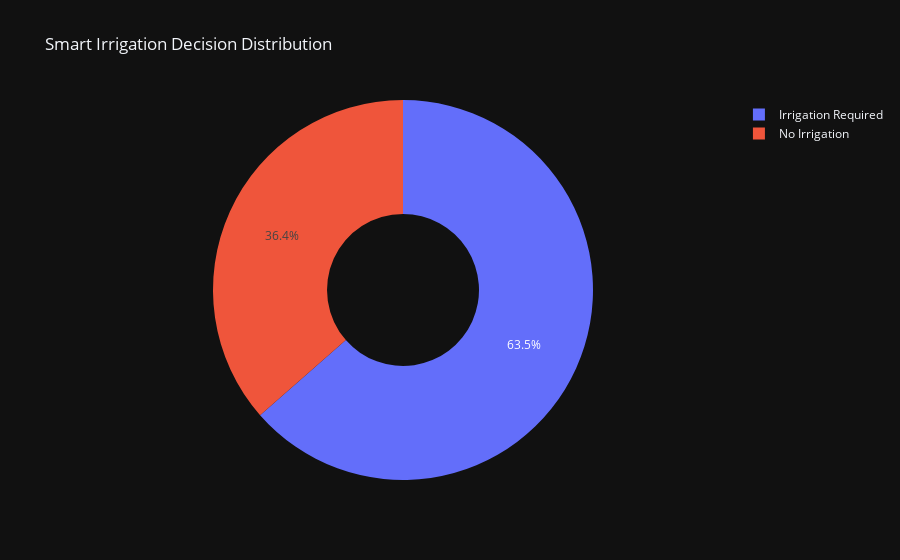

Here is the notebook cell this chart was saved with:
### Code cell
import plotly.express as px
import plotly.graph_objects as go

parcel_counts = irri["parcel_0"].value_counts().reset_index()
parcel_counts.columns = ["Irrigation", "Count"]

parcel_counts["Irrigation"] = parcel_counts["Irrigation"].map({
    0: "No Irrigation",
    1: "Irrigation Required"
})

fig = px.pie(
    parcel_counts,
    names="Irrigation",
    values="Count",
    
    title="Smart Irrigation Decision Distribution",
    hole=0.4,
    template = "plotly_dark"
)

fig.show()

### Figure 1 — Plotly figure (JSON) as saved in the notebook; plotly's stock layout.template omitted (floating-point values rounded to 4 significant figures)
{"data": [{"domain": {"x": [0, 1], "y": [0, 1]}, "hole": 0.4, "hovertemplate": "Irrigation=%{label}<br>Count=%{value}<extra></extra>", "labels": ["Irrigation Required", "No Irrigation"], "legendgroup": "", "name": "", "showlegend": true, "type": "pie", "values": [1271, 729]}], "layout": {"legend": {"tracegroupgap": 0}, "title": {"text": "Smart Irrigation Decision Distribution"}}}
